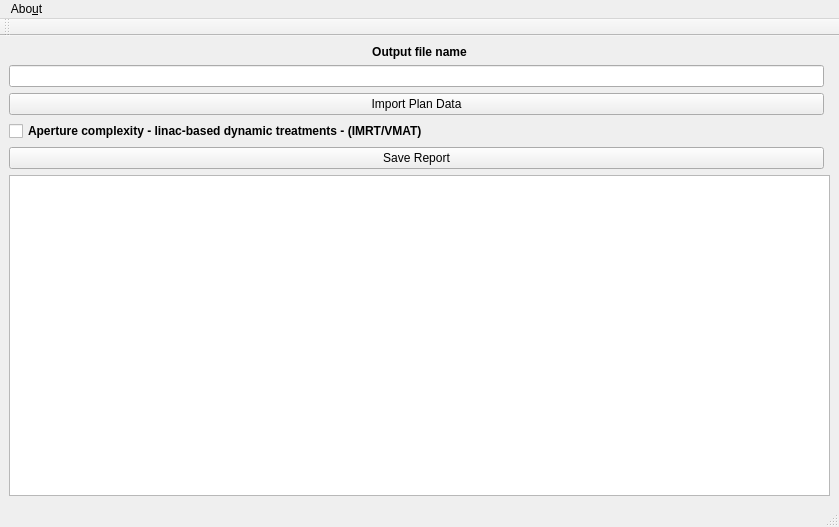
<?xml version="1.0" encoding="UTF-8"?>
<ui version="4.0">
 <class>MainWindow</class>
 <widget class="QMainWindow" name="MainWindow">
  <property name="geometry">
   <rect>
    <x>0</x>
    <y>0</y>
    <width>839</width>
    <height>527</height>
   </rect>
  </property>
  <property name="windowTitle">
   <string>PyPlanScoring - Bilateral Lung SBRT</string>
  </property>
  <property name="windowIcon">
   <iconset resource="../pyplanscoring/qt_ui/icons.qrc">
    <normaloff>:/icons/app.png</normaloff>:/icons/app.png</iconset>
  </property>
  <widget class="QWidget" name="centralwidget">
   <layout class="QGridLayout" name="gridLayout">
    <item row="9" column="0" colspan="2">
     <widget class="QTextBrowser" name="textBrowser"/>
    </item>
    <item row="5" column="0">
     <widget class="QPushButton" name="import_button">
      <property name="toolTip">
       <string>&lt;html&gt;&lt;head/&gt;&lt;body&gt;&lt;p&gt;&lt;span style=&quot; font-weight:600;&quot;&gt;Import
                                plan data - set the folder containing RP,RS,RD dicom files&lt;/span&gt;&lt;/p&gt;&lt;/body&gt;&lt;/html&gt;
                            </string>
      </property>
      <property name="text">
       <string>Import Plan Data</string>
      </property>
      <property name="icon">
       <iconset resource="../pyplanscoring/qt_ui/icons.qrc">
        <normaloff>:/icons/import1.png</normaloff>:/icons/import1.png</iconset>
      </property>
     </widget>
    </item>
    <item row="6" column="0">
     <widget class="QCheckBox" name="complexity_check_box">
      <property name="font">
       <font>
        <weight>75</weight>
        <bold>true</bold>
       </font>
      </property>
      <property name="text">
       <string>Aperture complexity - linac-based dynamic treatments - (IMRT/VMAT)</string>
      </property>
     </widget>
    </item>
    <item row="1" column="0" colspan="2">
     <widget class="QLabel" name="label">
      <property name="text">
       <string>&lt;html&gt;&lt;head/&gt;&lt;body&gt;&lt;p align=&quot;center&quot;&gt;&lt;span style=&quot; font-weight:600;&quot;&gt;Output file name&lt;/span&gt;&lt;/p&gt;&lt;/body&gt;&lt;/html&gt;</string>
      </property>
     </widget>
    </item>
    <item row="7" column="0">
     <widget class="QPushButton" name="save_reports_button">
      <property name="toolTip">
       <string>&lt;html&gt;&lt;head/&gt;&lt;body&gt;&lt;p&gt;&lt;span style=&quot; font-weight:600;&quot;&gt;Save
                                constrains and evaluated scoring reports on *.xls file&lt;/span&gt;&lt;/p&gt;&lt;/body&gt;&lt;/html&gt;
                            </string>
      </property>
      <property name="text">
       <string>Save Report</string>
      </property>
      <property name="icon">
       <iconset resource="../pyplanscoring/qt_ui/icons.qrc">
        <normaloff>:/icons/export.png</normaloff>:/icons/export.png</iconset>
      </property>
     </widget>
    </item>
    <item row="2" column="0">
     <widget class="QLineEdit" name="lineEdit"/>
    </item>
   </layout>
  </widget>
  <widget class="QMenuBar" name="menubar">
   <property name="geometry">
    <rect>
     <x>0</x>
     <y>0</y>
     <width>839</width>
     <height>30</height>
    </rect>
   </property>
   <widget class="QMenu" name="menuAbout">
    <property name="title">
     <string>Abo&amp;ut</string>
    </property>
    <addaction name="action_developer"/>
   </widget>
   <addaction name="menuAbout"/>
  </widget>
  <widget class="QStatusBar" name="statusbar"/>
  <widget class="QToolBar" name="toolBar">
   <property name="windowTitle">
    <string>toolBar</string>
   </property>
   <attribute name="toolBarArea">
    <enum>TopToolBarArea</enum>
   </attribute>
   <attribute name="toolBarBreak">
    <bool>false</bool>
   </attribute>
  </widget>
  <action name="action_developer">
   <property name="text">
    <string>&amp;Developer</string>
   </property>
  </action>
  <action name="actionDicom_Data">
   <property name="text">
    <string>Dicom Data</string>
   </property>
  </action>
 </widget>
 <resources>
  <include location="../pyplanscoring/qt_ui/icons.qrc"/>
 </resources>
 <connections/>
</ui>
